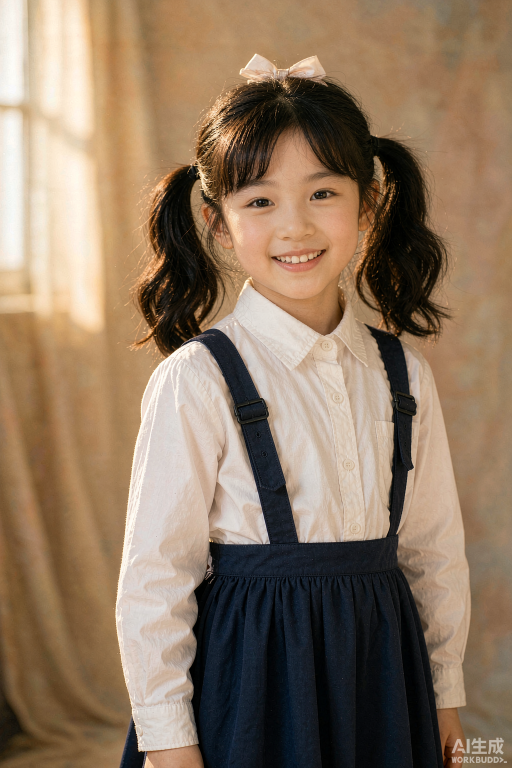
#> input picture templates/photos/studio-uniform-v1__a.png, 1024 x 1536 px (shown at 1/2 size)
$ python remove_watermark.py templates/photos/studio-uniform-v1__a.png
#> lines starting #> are read from the running program, lines starting #| are printed output that depends on the picture
#> in main, img is the input picture: PIL image 1024x1536 RGB; mean R, G, B 142.7, 120.2, 97.9
#!/usr/bin/env python3
"""裁掉生成图右下角的「AI生成」水印，用背景渐变重建被覆盖区域。

背景处理：本模型的输出即使写了 `no watermark` 也仍会加水印，三种否定词写法
全部无效（见 references/template-workflow.md）。所以后期处理是唯一可靠手段。

关键点：**不要用单一颜色填**。影棚背景本身有渐变，填纯色会留下一块明显的
方块（实测过）。正确做法是从被覆盖区域的**上边缘和左边缘**取真实像素，
沿两个方向线性插值重建渐变，再做6px 羽化混合消除接缝。

用法：
    python3 remove_watermark.py 输入.png [-o 输出.png]
默认输出到 <输入名>-clean.png。
"""
from __future__ import annotations

import argparse
import pathlib
import sys

try:
    from PIL import Image, ImageDraw
except ImportError:
    sys.exit("需要 Pillow：pip install Pillow")

# 水印位置（占整图比例，实测右下角 26% 宽× 8.5% 高）
REGION_W = 0.26
REGION_H = 0.085
FEATHER = 6  # 上边缘羽化像素


def rebuild(img):
    w, h = img.size
#> w = 1024; h = 1536
    rw, rh = int(w * REGION_W), int(h * REGION_H)
#> rw = 266; rh = 130
    x0, y0 = w - rw, h - rh
#> x0 = 758; y0 = 1406

    # 从未被覆盖的两个边缘取真实背景像素
    top_row = [img.getpixel((x, y0 - 2)) for x in range(x0, w)]
#> top_row = 266 items, first 6: (6, 9, 11), (6, 10, 12), (6, 10, 14), (4, 11, 14), (7, 14, 17), (8, 14, 18)
    left_col = [img.getpixel((x0 - 2, y)) for y in range(y0, h)]
#> left_col = 130 items, first 6: (10, 13, 15), (7, 11, 12), (7, 10, 12), (5, 10, 11), (7, 11, 14), (6, 11, 13)
    base = img.getpixel((x0 - 2, y0 - 2))
#> base = (6, 8, 11)

    overlay = Image.new("RGB", (w, h), base)
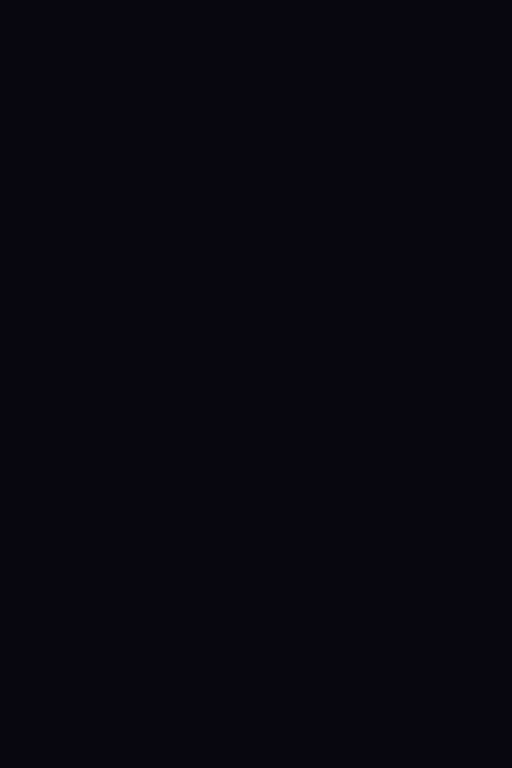
#> overlay: PIL image 1024x1536 RGB (shown at 1/2 size); mean R, G, B 6, 8, 11
    od = overlay.load()
    for j, y in enumerate(range(y0, h)):
        ty = j / max(rh - 1, 1)
        # 以左上角基色为起点，沿横向按 top 走向延伸，沿纵向按 left 走向过渡
        ty_col = left_col[min(j, len(left_col) - 1)]
        for i, x in enumerate(range(x0, w)):
            top = top_row[min(i, len(top_row) - 1)]
            fx = i / max(rw - 1, 1)
            r = int(base[0] * (1 - fx) * (1 - ty) + top[0] * fx * (1 - ty) + ty_col[0] * ty)
            g = int(base[1] * (1 - fx) * (1 - ty) + top[1] * fx * (1 - ty) + ty_col[1] * ty)
            b = int(base[2] * (1 - fx) * (1 - ty) + top[2] * fx * (1 - ty) + ty_col[2] * ty)
            od[x, y] = (min(r, 255), min(g, 255), min(b, 255))
#> this loop made 130 passes

    # 上下左右四边都羽化，避免任何硬边
    mask = Image.new("L", (w, h), 0)
#> mask: PIL image 1024x1536 L; every value is 0
    md = ImageDraw.Draw(mask)
    for i in range(rh):
        md.line([(x0, y0 + i), (w, y0 + i)], fill=255 if i >= FEATHER else int(255 * i / FEATHER))
    for i in range(rw):
        md.line([(x0 + i, y0), (x0 + i, h)], fill=255 if i >= FEATHER else int(255 * i / FEATHER))

    img.paste(overlay, (0, 0), mask)
    return img


def main() -> None:
    ap = argparse.ArgumentParser(description="裁掉右下角水印并重建背景渐变")
    ap.add_argument("image", type=pathlib.Path)
    ap.add_argument("-o", "--out", type=pathlib.Path, default=None)
    args = ap.parse_args()

    if not args.image.exists():
        sys.exit(f"文件不存在：{args.image}")

    out = args.out or args.image.with_name(args.image.stem + "-clean.png")
    img = Image.open(args.image).convert("RGB")
    rebuild(img).save(out, "PNG")
#> (the run stopped early here; a loop or call above may not have finished)
